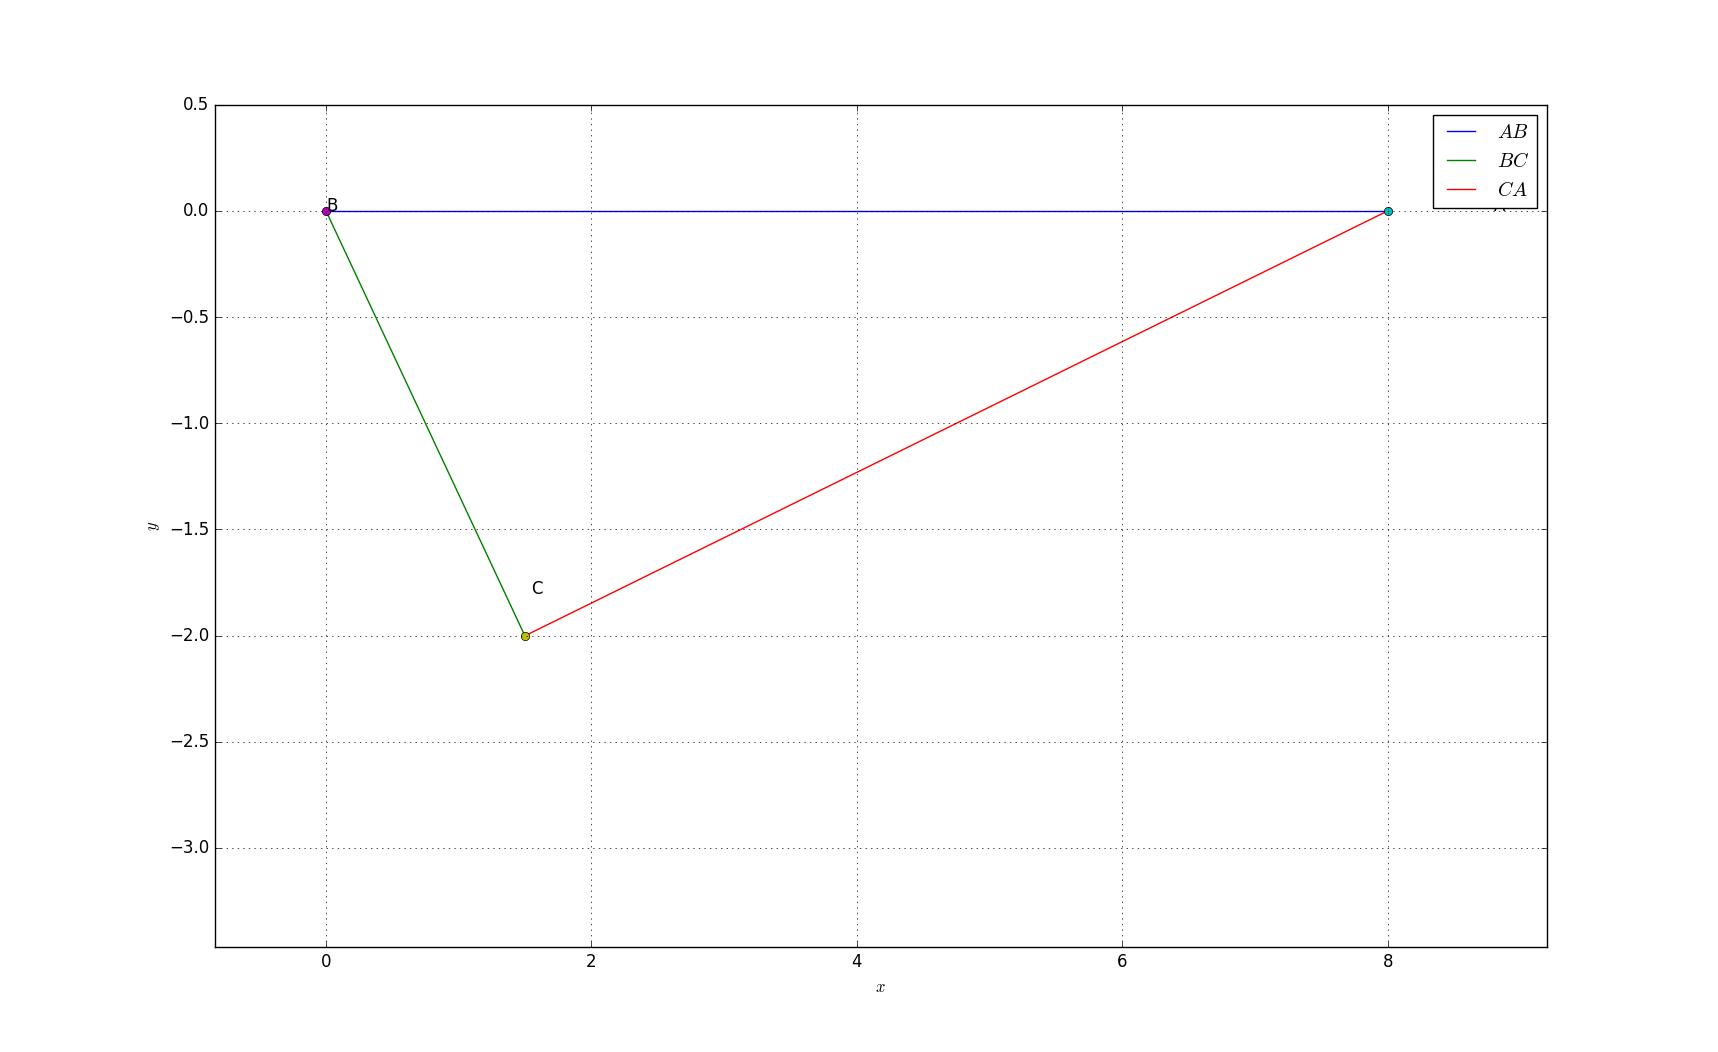

The Python source for this figure:
#Code by GVV Sharma
#December 6, 2019
#released under GNU GPL
#Drawing a right angled triangle

import numpy as np
import matplotlib.pyplot as plt

from coeffs import *

#if using termux
#import subprocess
#import shlex
#end if
k=3.5

#Sides
a = 8
d=45
theta=(np.pi/180)*(d)
b = (2*a*k*np.cos(theta)-(a)**2-(k)**2)/(2*k+(2*a*(np.cos(theta))))
print(b)
c=k+b
print(c)
#Triangle vertices
A = np.array([a,0]) 
B = np.array([0,0]) 
C = np.array([c,b]) 


#Generating all lines
x_AB = line_gen(A,B)
x_BC = line_gen(B,C)
x_CA = line_gen(C,A)
A
#Plotting all lines
plt.plot(x_AB[0,:],x_AB[1,:],label='$AB$')
plt.plot(x_BC[0,:],x_BC[1,:],label='$BC$')
plt.plot(x_CA[0,:],x_CA[1,:],label='$CA$')

plt.plot(A[0], A[1], 'o')
plt.text(A[0] * (1 + 0.1), A[1] * (1 - 0.1) , 'A')
plt.plot(B[0], B[1], 'o')
plt.text(B[0] * (1 - 0.2), B[1] * (1) , 'B')
plt.plot(C[0], C[1], 'o')
plt.text(C[0] * (1 + 0.03), C[1] * (1 - 0.1) , 'C')

plt.xlabel('$x$')
plt.ylabel('$y$')
plt.legend(loc='best')
plt.grid() # minor

#if using termux
#plt.savefig('./figs/triangle/tri_right_angle.pdf')
#plt.savefig('./figs/triangle/tri_right_angle.eps')
#subprocess.run(shlex.split("termux-open ./figs/triangle/tri_right_angle.pdf"))
#else
plt.show()
